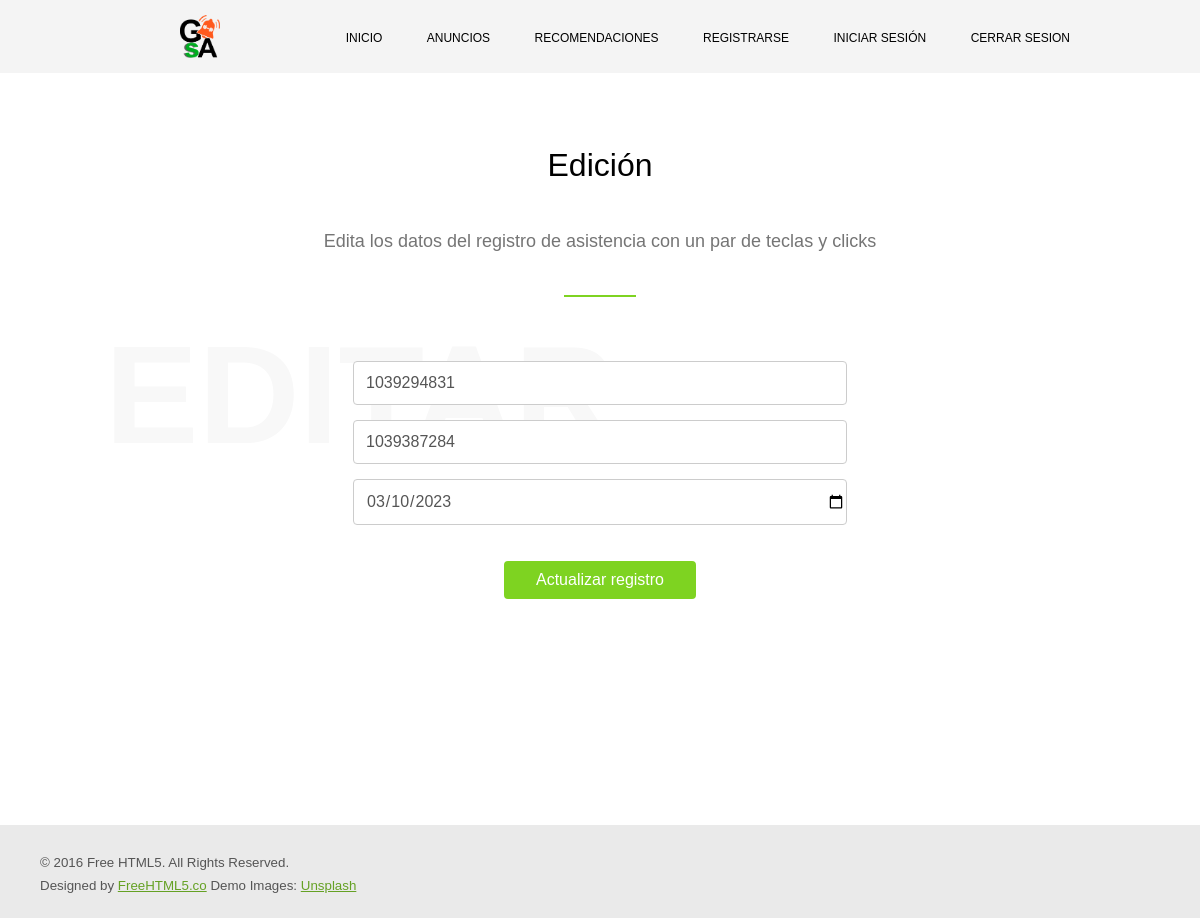
Page /view/Instructor-Act-Editar.php?id=8 (signed in) on the committed database.
### tables this page shows
create table asistencia
(
  id_registro_asis integer not null auto_increment,
  id_instruc_asis bigint not null,
  fk_id_aprend_asis bigint not null,
  fecha_asis date not null,
  primary key (id_registro_asis)
);

### view/Instructor-Act-Editar.php (the view, shortened to what this page needs)
<!DOCTYPE html>
<html lang="en">
<head>
    <link rel="stylesheet" href="css/style.css">
</head>
<body>
	<?php
		include("../model/conexion.php");
		$id_asis=$_GET['id'];
	?>
    <div class="navbar">
		<img src="Imagenes/Logo_GsA-removebg-preview.png" class="logo">
        <ul>
            <li><a href="index.html">Inicio</a></li>
            <li><a href="Anuncios.html">Anuncios</a></li>
            <li><a href="Recomendaciones.html">Recomendaciones</a></li>
            <li><a href="Registro.html">Registrarse</a></li>
            <li><a href="Inicio_Sesion.html">Iniciar sesión</a></li>
			<li id="liFinLinea"><a href="../model/salir.php">Cerrar Sesion</a></li>
        </ul>
    </div>
    <section id="Registrarse">
		<div class="container">
			<div class="row row-pb-md">
				<div class="col-md-8 heading">
					<h1>Edición</h1>
					<p class="sub">Edita los datos del registro de asistencia con un par de teclas y clicks</p>
					<p class="subtle-text">Editar</p>
				</div>
			</div>
			<div class="row">
				<div>
					<form action="../controller/c_asis_edit.php" method="POST">
					<?php
						$sql="SELECT id_registro_asis, id_instruc_asis, fk_id_aprend_asis, fecha_asis
							  FROM asistencia
							  WHERE id_registro_asis=$id_asis";
						$query=$conexion->query($sql);
						while($result=$query->fetch_assoc()){
							$iid_instruc_asis=stripslashes($result["id_instruc_asis"]);
							$ffk_id_aprend_asis=stripslashes($result["fk_id_aprend_asis"]);
							$ffecha_asis=stripslashes($result["fecha_asis"]);
					?>
						<div class="form-group">
							<?php
    							echo "<input type='number' class='form-control' placeholder='Identificación del Instructor' id='num_identificacion' name='id_Instructor' value='$iid_instruc_asis' required>";
							?>
						</div>
						<div class="form-group">
							<?php
    							echo "<input type='number' class='form-control' placeholder='Identificación del Aprendiz' id='num_identificacion' name='id_Aprendiz' value='$ffk_id_aprend_asis' required>";
							?>
						</div>
						<div class="form-group">
							<?php
    							echo "<input type='date' class='form-control' placeholder='Fecha' id='num_identificacion' name='fecha' value='$ffecha_asis' required>";
							?>
						</div>
						<div class="form-group" style="margin-top: 3%;">
							<input type="submit" value="Actualizar registro" class="Subm" id="submit-ed">
						</div>
						<?php
   							}
						?>
					</form>
				</div>
			</div>
		</div>
	</section>
	<footer id="footer">
		<div class="container">
			<div class="row copyright">
				<div class="col-md-12">
					<p class="pull-left">
						<small class="block" style="padding-bottom: 8px;">&copy; 2016 Free HTML5. All Rights Reserved.</small>
						<small class="block">Designed by <a href="http://freehtml5.co/" target="_blank" style="color: #65a124;">FreeHTML5.co</a> Demo Images: <a href="http://unsplash.com/" target="_blank" style="color: #65a124;">Unsplash</a></small>
					</p>
				</div>
			</div>
		</div>
	</footer>
</body>
</html>

### view/CSS/style.css (style rules this page uses)
* { margin: 0; padding: 0; font-family: sans-serif; }
.navbar { width: 100%; margin: auto; padding: 15px 0; display: flex; align-items: center; justify-content: space-between; background: #eeeeee9c; }
.logo { padding-left: 15%; width: 40px; cursor: pointer; }
#liFinLinea { margin-right: 130px; }
.navbar ul li { list-style: none; display: inline-block; margin: 0 20px; position: relative; }
.navbar ul li a { text-decoration: none; color: #000000; text-transform: uppercase; font-size: 12px; }
.navbar ul li::after { content: ""; height: 3px; width: 0; background: #7ED321; position: absolute; left: 0; bottom: -10px; transition: 0.5s; }
.container { margin-right: auto; margin-left: auto; padding-left: 15px; padding-right: 15px; position: relative; z-index: 10; }
#Anuncios, #Recomendaciones, #Registrarse, #IniciarSesion, #Recup_contra, #Apre_Inst, #Planificador, #Asistencia { padding: 4em 0; clear: both; font-weight: 400; font-size: 16px; line-height: 1.8; color: #777; background: #fff; min-height: 78vh; }
#Anuncios .heading, #Recomendaciones .heading, #Registrarse .heading, #IniciarSesion .heading, #Recup_contra .heading, #Apre_Inst .heading, #Planificador .heading, #Asistencia .heading { position: relative; text-align: center; width: 80%; margin: 0 auto; }
#Anuncios h1, #Recomendaciones h1, #Registrarse h1, #IniciarSesion h1, #Recup_contra h1, #Apre_Inst h1, #Planificador h1, #Asistencia h1 { color: #000; font-weight: 500; margin: 0 0 30px 0; font-size: 32px; }
.heading .sub { width: 100%; margin: 0 auto; padding-bottom: 40px; font-size: 18px; color: #757575; }
.heading .sub:after { bottom: 0; left: 50%; margin-left: -36px; content: ""; position: absolute; width: 72px; height: 2px; background: #7ED321; }
.heading .subtle-text { position: absolute; left: 0; text-transform: uppercase; color: #F8F8F8; font-weight: 900; z-index: -1; }
#Registrarse .heading .subtle-text, #Planificador .heading .subtle-text { bottom: -1.6em; font-size: 140px; }
.row { margin-left: -15px; margin-right: -15px; }
.row:before, .row:after { content: " "; display: table; }
.row:after { clear: both; }
.row-pb-md { padding-bottom: 4em; }
.col-md-8, .col-md-12 { position: relative; min-height: 1px; padding-left: 15px; padding-right: 15px; }
@media (min-width: 992px) { #Anuncios .col-md-6, #Recomendaciones .col-md-6, #Apre_Inst .col-md-6, .col-md-12 { float: left; } }
.form-group { margin-bottom: 15px; }
.form-control { display: block; padding-top: 12px; padding-bottom: 12px; padding-left: 12px; font-size: 16px; color: #555555; border: 1px solid #ccc; border-radius: 4px; }
.Subm { background: #7ED321; color: white; font-size: 16px; font-weight: 400; -webkit-border-radius: 4px; -moz-border-radius: 4px; -ms-border-radius: 4px; border-radius: 4px; padding: 8px 30px; border: 2px solid #7ED321; cursor: pointer; }
#nom1, #nom2, #apel1, #apel2, #correo_sena_registro, #num_identificacion, #password_registro, #Antecedentes_input, #correo_sena_iniciosesion, #password_iniciosesion, #correo_sena_Recup_contra { margin: 0 auto; width: 40%; }
#num_identificacion ,#correo_sena_registro, #correo_sena_iniciosesion, #correo_sena_Recup_contra, #Antecedentes_input { color: #555555; }
#submit-ed { display: block; margin: 0 auto; }
#footer { padding-top: 30px; padding-bottom: 25px; padding-left: 25px; background:#eaeaea; font-family: sans-serif; color: #555555; }
#footer .copyright .block { display: block; }

### rows in the picture
asistencia: id_Instructor "1039294831", id_Aprendiz "1039387284", fecha "03/10/2023"
